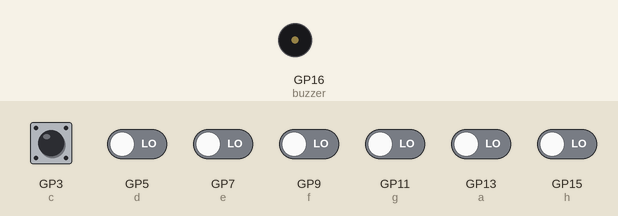
The program below on a simulated Raspberry Pi Pico running MicroPython. Shown: buzzer (waves = sounding). Inputs (shaded band) come from the test bench; at power-on: GP3 (c), GP5 (d), GP7 (e), GP9 (f), GP11 (g), GP13 (a), GP15 (h) LOW.

Above: at 1.2 s.
1.3 s: GP3 (c) pulled HIGH for 0.15 s
At 1.45 s:
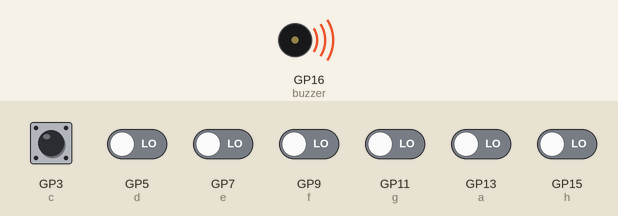
Timing chart, 0 to 4.3 s (numbered marks = the images above; inputs shaded):
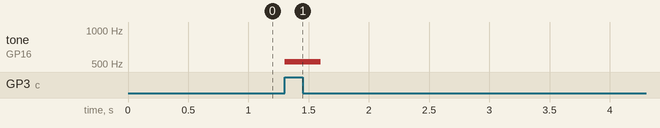

Measured:
- after the input at 1.3 s, tone on GP16 (buzzer): silent → 523 Hz at once, → silent 0.30 s later

The program:

keyboard.py
```python
import machine
import utime

buzzer = machine.PWM(machine.Pin(16))
c = machine.Pin(3, machine.Pin.IN, machine.Pin.PULL_DOWN)
d = machine.Pin(5, machine.Pin.IN, machine.Pin.PULL_DOWN)
e = machine.Pin(7, machine.Pin.IN, machine.Pin.PULL_DOWN)
f = machine.Pin(9, machine.Pin.IN, machine.Pin.PULL_DOWN)
g = machine.Pin(11, machine.Pin.IN, machine.Pin.PULL_DOWN)
a = machine.Pin(13, machine.Pin.IN, machine.Pin.PULL_DOWN)
h = machine.Pin(15, machine.Pin.IN, machine.Pin.PULL_DOWN)

button = [c, d, e, f, g, a, h]
tones = [523, 587, 659, 698, 784, 880, 988]

global button_pressed
button_pressed = False

def bequiet():
    buzzer.duty_u16(0)

def playtone(frequency):
    buzzer.duty_u16(1000)
    buzzer.freq(frequency)
    utime.sleep(0.3)
    bequiet()

while True:
    bequiet()
    for i in range(len(button)):
        if button[i].value() == 1:
            playtone(tones[i])
        
```
